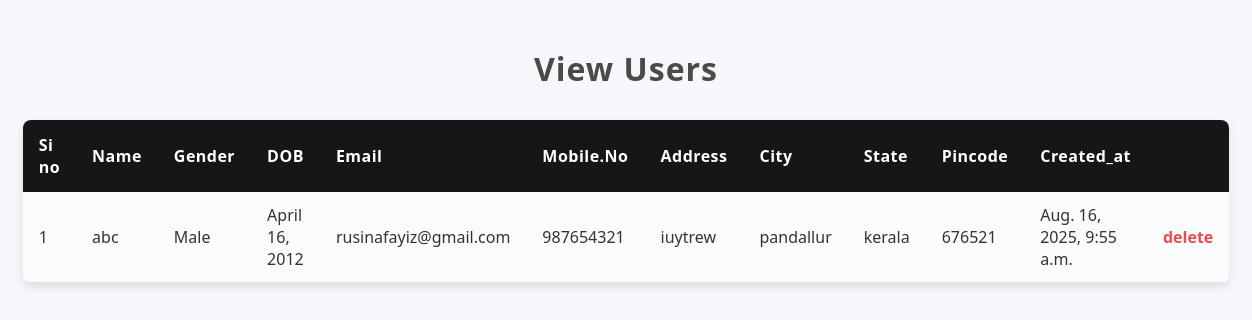
The app's page /ViewUser, older data.
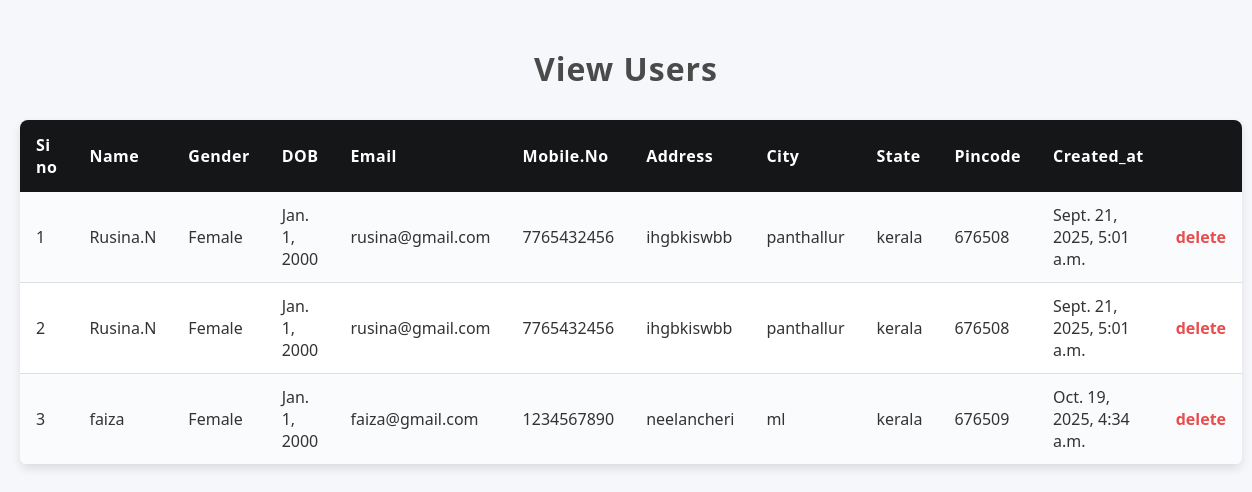
The same page, newer data.
### healthapp/models.py (models this page shows)
class UserTable(models.Model):
    UserName = models.CharField(max_length=30,blank=True, null=True)
    Gender = models.CharField(max_length=10, blank=True, null=True)
    DOB = models.DateField(blank=True,null=True)
    E_mail = models.CharField(max_length=30, blank=True, null=True)
    Phone = models.BigIntegerField(blank=True,null=True)
    Address = models.CharField(max_length=100,blank=True,null=True)
    City = models.CharField(max_length=30,blank=True,null=True)
    State = models.CharField(max_length=30,blank=True,null=True)
    Pincode = models.IntegerField(blank=True,null=True)
    LOGIN =models.ForeignKey(LoginTable,on_delete=models.CASCADE,null=True,blank=True)
    Created_at = models.DateTimeField(auto_now_add=True,blank=True,null=True)

### healthapp/views.py (the view)
# urls.py: path("ViewUser", ViewUser.as_view(), name="ViewUser"),
class ViewUser(View):
    def get(self,request):
        obj = UserTable.objects.all()
        return render(request, "Administration/ViewUser.html", {'val': obj})

### templates/Administration/ViewUser.html (shortened to what this page needs)
<!DOCTYPE html>
<html lang="en">
<head>
</head>
<body>
  <h2>View Users</h2>
  <table>
    <thead>
      <tr>
        <th>Si no</th>
        <th>Name</th>
        <th>Gender</th>
        <th>DOB</th>
        <th>Email</th>
        <th>Mobile.No</th>
        <th>Address</th>
        <th>City</th>
        <th>State</th>
        <th>Pincode</th>
        <th>Created_at</th>
        <th></th>
      </tr>
    </thead>
    <tbody>
      {% for i in val %}
      <tr>
        <td>{{ forloop.counter }}</td>
        <td>{{ i.UserName }}</td>
        <td>{{ i.Gender }}</td>
        <td>{{ i.DOB }}</td>
        <td>{{ i.E_mail }}</td>
        <td>{{ i.Phone }}</td>
        <td>{{ i.Address }}</td>
        <td>{{ i.City }}</td>
        <td>{{ i.State }}</td>
        <td>{{ i.Pincode }}</td>
        <td>{{ i.Created_at }}</td>
        <td><a href="DeleteUser/{{ i.LOGIN.id }}">delete</a></td>
      </tr>
      {% endfor %}
    </tbody>
  </table>
</body>
</html>

### templates/Administration/ViewUser.html (style rules this page uses)
body { font-family: 'Segoe UI', Tahoma, Geneva, Verdana, sans-serif; background-color: #f5f7fa; margin: 0; padding: 20px; color: #333; }
h2 { text-align: center; color: #4a4a4a; margin-bottom: 30px; font-weight: 700; font-size: 2rem; letter-spacing: 1px; }
table { width: 90%; max-width: 1200px; margin: 0 auto; border-collapse: collapse; box-shadow: 0 4px 10px rgb(0 0 0 / 0.1); background-color: #fff; border-radius: 8px; overflow: hidden; }
th { background-color: #151618; color: #fff; font-weight: 600; text-align: left; padding: 14px 16px; letter-spacing: 0.03em; }
td { padding: 12px 16px; border-bottom: 1px solid #e0e0e0; }
tbody tr:nth-child(odd) { background-color: #f9fbfd; }
a { color: #e94e4e; text-decoration: none; font-weight: 600; transition: color 0.2s ease; }

Row changes from the older to the newer data that the page shows:
removed UserTable: UserName "abc", Gender "Male", DOB "April 16, 2012", E_mail "rusinafayiz@gmail.com", Phone "987654321", Address "iuytrew", City "pandallur", State "kerala", Pincode "676521", Created_at "Aug. 16, 2025, 9:55 a.m."
added UserTable: UserName "Rusina.N", Gender "Female", DOB "Jan. 1, 2000", E_mail "rusina@gmail.com", Phone "7765432456", Address "ihgbkiswbb", City "panthallur", State "kerala", Pincode "676508", Created_at "Sept. 21, 2025, 5:01 a.m."
added UserTable: UserName "Rusina.N", Gender "Female", DOB "Jan. 1, 2000", E_mail "rusina@gmail.com", Phone "7765432456", Address "ihgbkiswbb", City "panthallur", State "kerala", Pincode "676508", Created_at "Sept. 21, 2025, 5:01 a.m."
added UserTable: UserName "faiza", Gender "Female", DOB "Jan. 1, 2000", E_mail "faiza@gmail.com", Phone "1234567890", Address "neelancheri", City "ml", State "kerala", Pincode "676509", Created_at "Oct. 19, 2025, 4:34 a.m."
